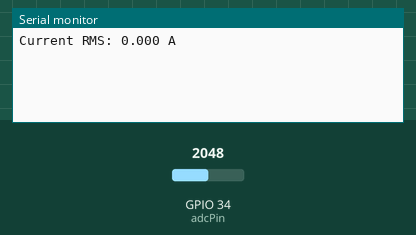
Simulated run of this sketch. Board: ESP32. Parts: the last lines printed to the serial monitor. The inputs (shaded band) are chosen by the test bench; at power-on: GPIO 34 (adcPin) = 2048.

Above: at 1.2 s.
1.3 s: GPIO 34 (adcPin) set to 2866
At 2.1 s:
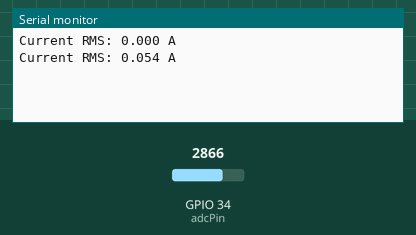
2.8 s: GPIO 34 (adcPin) set to 3603
At 4.3 s:
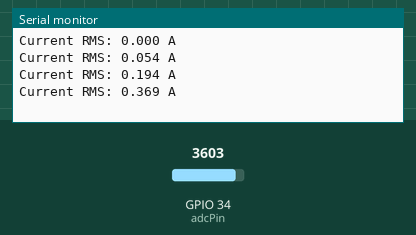
Timing chart, 0 to 5.8 s (numbered marks = the images above; inputs shaded):
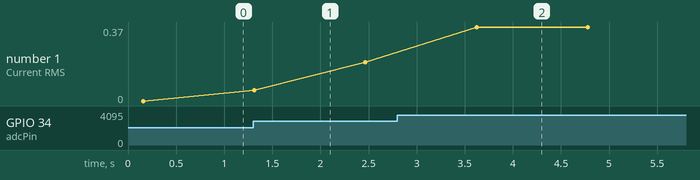

The sketch:

Read_Voltage.ino
```cpp
#include <Arduino.h>

const int adcPin = 34;
const float Vref = 3.3;
const float sensitivity = 50.0 / 1000.0;
const int adcMax = 4095;

const int samples = 500;

void setup()
{
  Serial.begin(115200);
}

void loop()
{
  float currentRMS = readCurrent();
  Serial.print("Current RMS: ");
  Serial.print(currentRMS, 3);
  Serial.println(" A");
  delay(1000);
}

float readCurrent()
{
  float sum = 0;
  for (int i = 0; i < samples; i++)
  {
    int raw = analogRead(adcPin);

    float voltage = (raw * Vref / adcMax) - (Vref / 2.0);

    float current = voltage / (68.0 * sensitivity);
    sum += current * current;
    delayMicroseconds(200);
  }
  return sqrt(sum / samples);
}
```

Measured:
- after the input at 1.3 s, the serial monitor: prints a new line at once (image 1)
- after the input at 2.8 s, the serial monitor: prints a new line after 0.82 s (image 2)
- plotted number 1: 0 → 0.19 after the input at 1.3 s, 0.19 → 0.37 after the input at 2.8 s
